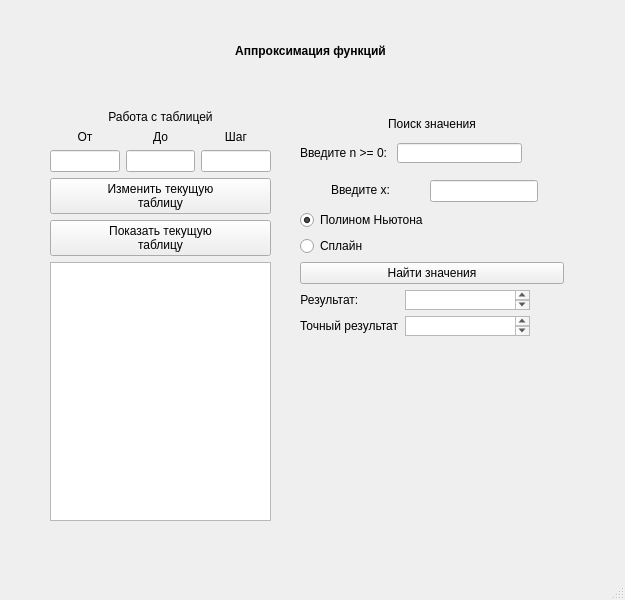
<?xml version="1.0" encoding="UTF-8"?>
<ui version="4.0">
 <class>MainWindow</class>
 <widget class="QMainWindow" name="MainWindow">
  <property name="geometry">
   <rect>
    <x>0</x>
    <y>0</y>
    <width>625</width>
    <height>600</height>
   </rect>
  </property>
  <property name="sizePolicy">
   <sizepolicy hsizetype="Fixed" vsizetype="Fixed">
    <horstretch>0</horstretch>
    <verstretch>0</verstretch>
   </sizepolicy>
  </property>
  <property name="windowTitle">
   <string>MainWindow</string>
  </property>
  <widget class="QWidget" name="centralwidget">
   <widget class="QWidget" name="layoutWidget">
    <property name="geometry">
     <rect>
      <x>0</x>
      <y>30</y>
      <width>621</width>
      <height>42</height>
     </rect>
    </property>
    <layout class="QVBoxLayout" name="verticalLayout">
     <item>
      <widget class="QLabel" name="label">
       <property name="font">
        <font>
         <family>Arial</family>
         <weight>75</weight>
         <bold>true</bold>
         <strikeout>false</strikeout>
        </font>
       </property>
       <property name="layoutDirection">
        <enum>Qt::LeftToRight</enum>
       </property>
       <property name="text">
        <string>Аппроксимация функций</string>
       </property>
       <property name="alignment">
        <set>Qt::AlignCenter</set>
       </property>
      </widget>
     </item>
    </layout>
   </widget>
   <widget class="QWidget" name="layoutWidget">
    <property name="geometry">
     <rect>
      <x>50</x>
      <y>110</y>
      <width>221</width>
      <height>411</height>
     </rect>
    </property>
    <layout class="QVBoxLayout" name="verticalLayout_2">
     <item>
      <widget class="QLabel" name="label_3">
       <property name="text">
        <string>Работа с таблицей</string>
       </property>
       <property name="alignment">
        <set>Qt::AlignCenter</set>
       </property>
      </widget>
     </item>
     <item>
      <layout class="QHBoxLayout" name="horizontalLayout_2">
       <property name="bottomMargin">
        <number>0</number>
       </property>
       <item>
        <widget class="QLabel" name="label_4">
         <property name="text">
          <string>От</string>
         </property>
         <property name="alignment">
          <set>Qt::AlignCenter</set>
         </property>
        </widget>
       </item>
       <item>
        <widget class="QLabel" name="label_5">
         <property name="text">
          <string>До</string>
         </property>
         <property name="alignment">
          <set>Qt::AlignCenter</set>
         </property>
        </widget>
       </item>
       <item>
        <widget class="QLabel" name="label_6">
         <property name="text">
          <string>Шаг</string>
         </property>
         <property name="alignment">
          <set>Qt::AlignCenter</set>
         </property>
        </widget>
       </item>
      </layout>
     </item>
     <item>
      <layout class="QHBoxLayout" name="horizontalLayout">
       <item>
        <widget class="QLineEdit" name="lineEditStart"/>
       </item>
       <item>
        <widget class="QLineEdit" name="lineEditEnd"/>
       </item>
       <item>
        <widget class="QLineEdit" name="lineEditStep"/>
       </item>
      </layout>
     </item>
     <item>
      <widget class="QPushButton" name="pushButtonChangeTable">
       <property name="text">
        <string>Изменить текущую 
таблицу</string>
       </property>
      </widget>
     </item>
     <item>
      <widget class="QPushButton" name="pushButtonShowTable">
       <property name="text">
        <string>Показать текущую 
таблицу</string>
       </property>
      </widget>
     </item>
     <item>
      <widget class="QTextEdit" name="textEdit">
       <property name="readOnly">
        <bool>true</bool>
       </property>
      </widget>
     </item>
    </layout>
   </widget>
   <widget class="QWidget" name="layoutWidget">
    <property name="geometry">
     <rect>
      <x>300</x>
      <y>110</y>
      <width>264</width>
      <height>226</height>
     </rect>
    </property>
    <layout class="QVBoxLayout" name="verticalLayout_4">
     <item>
      <layout class="QVBoxLayout" name="verticalLayout_3">
       <property name="sizeConstraint">
        <enum>QLayout::SetNoConstraint</enum>
       </property>
       <item>
        <widget class="QLabel" name="label_2">
         <property name="layoutDirection">
          <enum>Qt::LeftToRight</enum>
         </property>
         <property name="text">
          <string>Поиск значения</string>
         </property>
         <property name="alignment">
          <set>Qt::AlignCenter</set>
         </property>
        </widget>
       </item>
       <item>
        <layout class="QFormLayout" name="formLayout_4">
         <property name="labelAlignment">
          <set>Qt::AlignCenter</set>
         </property>
         <item row="0" column="0">
          <widget class="QLabel" name="label_8">
           <property name="sizePolicy">
            <sizepolicy hsizetype="Fixed" vsizetype="Fixed">
             <horstretch>0</horstretch>
             <verstretch>0</verstretch>
            </sizepolicy>
           </property>
           <property name="maximumSize">
            <size>
             <width>125</width>
             <height>25</height>
            </size>
           </property>
           <property name="text">
            <string>Введите n &gt;= 0: </string>
           </property>
          </widget>
         </item>
         <item row="0" column="1">
          <widget class="QLineEdit" name="lineEditN">
           <property name="sizePolicy">
            <sizepolicy hsizetype="Fixed" vsizetype="Fixed">
             <horstretch>0</horstretch>
             <verstretch>0</verstretch>
            </sizepolicy>
           </property>
           <property name="maximumSize">
            <size>
             <width>125</width>
             <height>20</height>
            </size>
           </property>
          </widget>
         </item>
        </layout>
       </item>
       <item>
        <layout class="QFormLayout" name="formLayout_3">
         <property name="sizeConstraint">
          <enum>QLayout::SetFixedSize</enum>
         </property>
         <property name="fieldGrowthPolicy">
          <enum>QFormLayout::FieldsStayAtSizeHint</enum>
         </property>
         <property name="rowWrapPolicy">
          <enum>QFormLayout::DontWrapRows</enum>
         </property>
         <property name="labelAlignment">
          <set>Qt::AlignCenter</set>
         </property>
         <property name="formAlignment">
          <set>Qt::AlignCenter</set>
         </property>
         <item row="0" column="0">
          <widget class="QLabel" name="label_9">
           <property name="enabled">
            <bool>true</bool>
           </property>
           <property name="sizePolicy">
            <sizepolicy hsizetype="Fixed" vsizetype="Fixed">
             <horstretch>0</horstretch>
             <verstretch>0</verstretch>
            </sizepolicy>
           </property>
           <property name="maximumSize">
            <size>
             <width>125</width>
             <height>20</height>
            </size>
           </property>
           <property name="text">
            <string>Введите x:          </string>
           </property>
           <property name="textFormat">
            <enum>Qt::PlainText</enum>
           </property>
           <property name="alignment">
            <set>Qt::AlignLeading|Qt::AlignLeft|Qt::AlignVCenter</set>
           </property>
          </widget>
         </item>
         <item row="0" column="1">
          <widget class="QLineEdit" name="lineEditX">
           <property name="sizePolicy">
            <sizepolicy hsizetype="Fixed" vsizetype="Fixed">
             <horstretch>0</horstretch>
             <verstretch>0</verstretch>
            </sizepolicy>
           </property>
           <property name="maximumSize">
            <size>
             <width>125</width>
             <height>25</height>
            </size>
           </property>
          </widget>
         </item>
        </layout>
       </item>
       <item>
        <widget class="QRadioButton" name="radioButtonNewton">
         <property name="acceptDrops">
          <bool>true</bool>
         </property>
         <property name="text">
          <string>Полином Ньютона</string>
         </property>
         <property name="checked">
          <bool>true</bool>
         </property>
        </widget>
       </item>
       <item>
        <widget class="QRadioButton" name="radioButtonSpline">
         <property name="text">
          <string>Сплайн</string>
         </property>
         <property name="checked">
          <bool>false</bool>
         </property>
        </widget>
       </item>
       <item>
        <widget class="QPushButton" name="pushButtonFindResult">
         <property name="text">
          <string>Найти значения</string>
         </property>
        </widget>
       </item>
       <item>
        <layout class="QFormLayout" name="formLayout_2">
         <property name="sizeConstraint">
          <enum>QLayout::SetFixedSize</enum>
         </property>
         <item row="0" column="1">
          <widget class="QTextEdit" name="textEditResult">
           <property name="enabled">
            <bool>true</bool>
           </property>
           <property name="sizePolicy">
            <sizepolicy hsizetype="Fixed" vsizetype="Fixed">
             <horstretch>0</horstretch>
             <verstretch>0</verstretch>
            </sizepolicy>
           </property>
           <property name="maximumSize">
            <size>
             <width>125</width>
             <height>20</height>
            </size>
           </property>
           <property name="readOnly">
            <bool>true</bool>
           </property>
          </widget>
         </item>
         <item row="0" column="0">
          <widget class="QLabel" name="label_10">
           <property name="sizePolicy">
            <sizepolicy hsizetype="Fixed" vsizetype="Fixed">
             <horstretch>0</horstretch>
             <verstretch>0</verstretch>
            </sizepolicy>
           </property>
           <property name="maximumSize">
            <size>
             <width>400</width>
             <height>25</height>
            </size>
           </property>
           <property name="text">
            <string>Результат:          </string>
           </property>
           <property name="alignment">
            <set>Qt::AlignCenter</set>
           </property>
          </widget>
         </item>
         <item row="1" column="0">
          <widget class="QLabel" name="label_7">
           <property name="text">
            <string>Точный результат</string>
           </property>
          </widget>
         </item>
         <item row="1" column="1">
          <widget class="QTextEdit" name="textEditRightResult">
           <property name="enabled">
            <bool>true</bool>
           </property>
           <property name="sizePolicy">
            <sizepolicy hsizetype="Fixed" vsizetype="Fixed">
             <horstretch>0</horstretch>
             <verstretch>0</verstretch>
            </sizepolicy>
           </property>
           <property name="maximumSize">
            <size>
             <width>125</width>
             <height>20</height>
            </size>
           </property>
           <property name="readOnly">
            <bool>true</bool>
           </property>
          </widget>
         </item>
        </layout>
       </item>
      </layout>
     </item>
    </layout>
   </widget>
  </widget>
  <widget class="QStatusBar" name="statusbar"/>
 </widget>
 <resources/>
 <connections/>
</ui>
